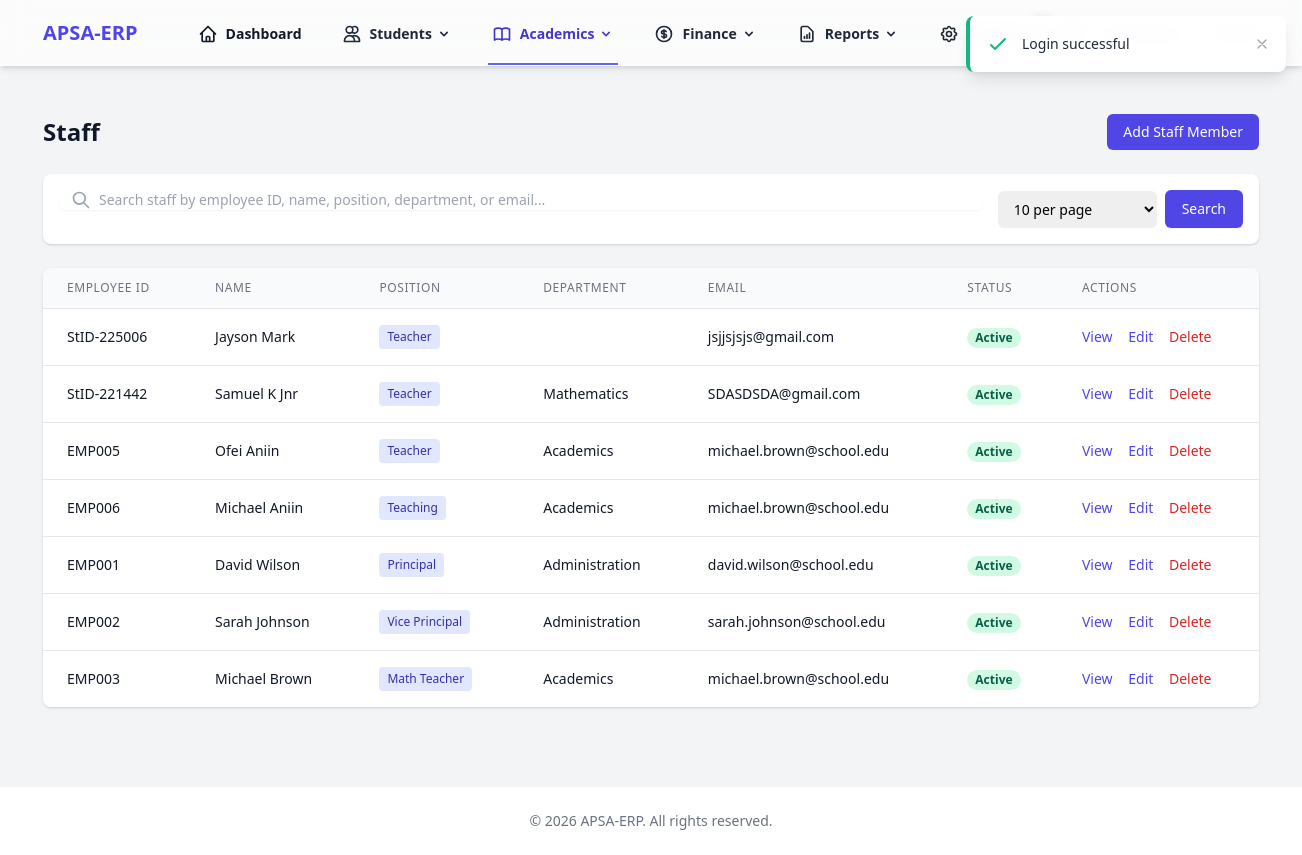
/staff (signed in), run on an earlier commit of the app's database.
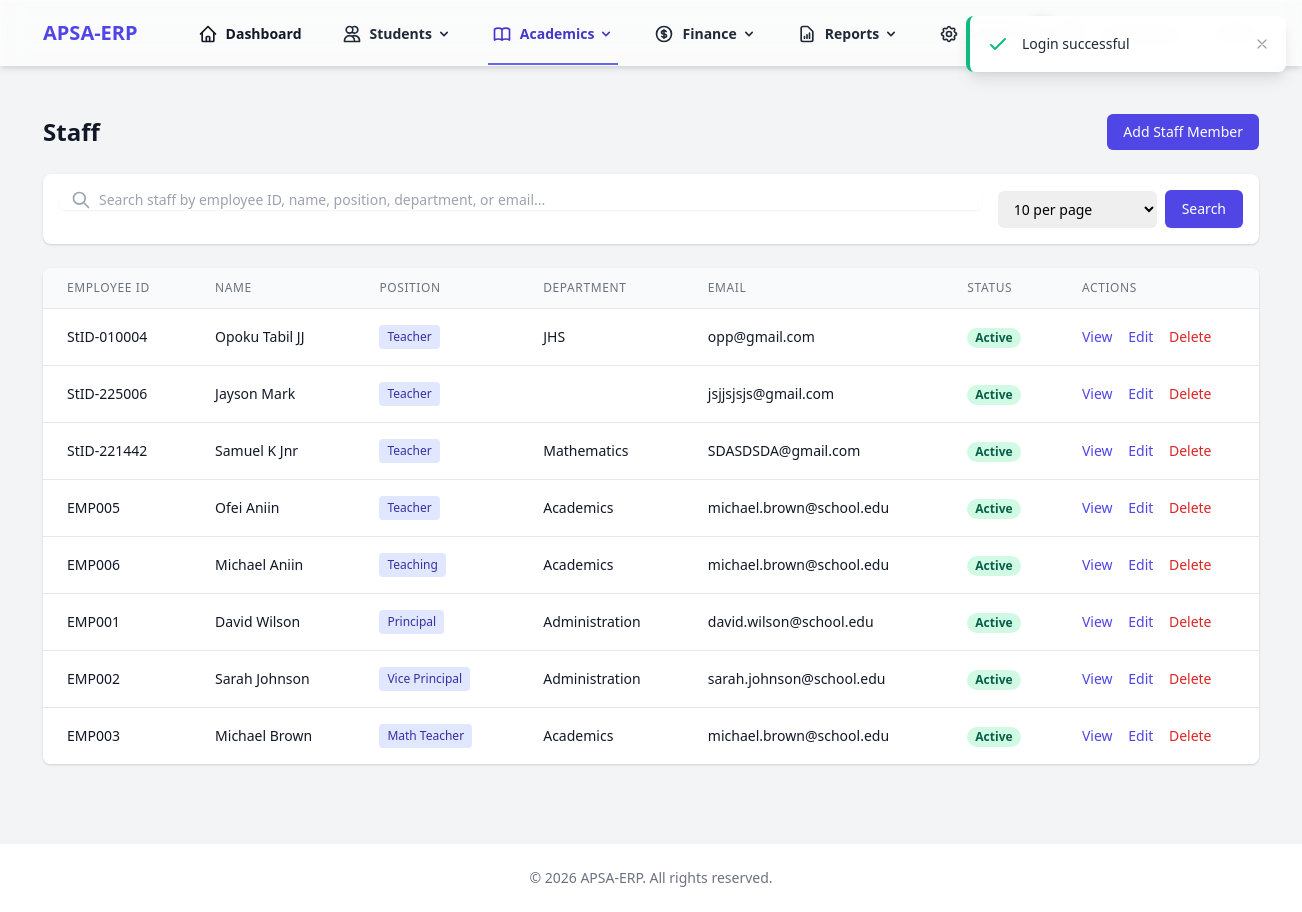
And on a later commit of the database.
### tables this page shows
CREATE TABLE `staff` (
  `id` int NOT NULL AUTO_INCREMENT,
  `user_id` int DEFAULT NULL,
  `employee_id` varchar(20) NOT NULL,
  `first_name` varchar(50) NOT NULL,
  `last_name` varchar(50) NOT NULL,
  `position` varchar(100) DEFAULT NULL,
  `department` varchar(100) DEFAULT NULL,
  `email` varchar(100) DEFAULT NULL,
  `phone` varchar(20) DEFAULT NULL,
  `hire_date` date DEFAULT NULL,
  `salary` decimal(10,2) DEFAULT NULL,
  `status` enum('active','inactive') DEFAULT 'active',
  `subject_id` int DEFAULT NULL,
  `created_at` timestamp NULL DEFAULT CURRENT_TIMESTAMP,
  `updated_at` timestamp NULL DEFAULT CURRENT_TIMESTAMP ON UPDATE CURRENT_TIMESTAMP,
  PRIMARY KEY (`id`),
  UNIQUE KEY `employee_id` (`employee_id`),
  KEY `user_id` (`user_id`),
  KEY `fk_staff_subject` (`subject_id`)
);

### app/Core/Controller.php (called while the page is built, shortened)
<?php
class Controller
{
    protected function view($view, $data = [])
    {
        extract($data);
        require_once RESOURCES_PATH . "/views/{$view}.php";
    }
}

### app/Controllers/StaffController.php (called while the page is built, shortened)
<?php
class StaffController extends Controller
{
    public function index()
    {
        $search = $this->get('search', '');
        $page = (int) $this->get('page', 1);
        $perPage = (int) $this->get('per_page', 10);
        $staffModel = new Staff();
        $result = $staffModel->getAllWithUserPaginated($search, $page, $perPage);
        $this->view('staff/index', [
            'staff' => $result['data'],
            'pagination' => $result['pagination'],
            'search' => $search,
            'perPage' => $perPage
        ]);
    }
}

### app/Core/Application.php (called while the page is built, shortened)
<?php
class Application
{
    protected $router;
    public function __construct()
    {
        $this->router = new Router();
    }
    public function run()
    {
        $uri = $_SERVER['REQUEST_URI'] ?? '/';
        if (strlen($uri) > 1) {
            $uri = rtrim($uri, '/');
        }
        $this->router->route($uri);
    }
}

### public/index.php (called while the page is built, shortened)
<?php
$app = new App\Core\Application();
$app->run();

### app/Core/Database.php (called while the page is built, shortened)
<?php
class Database
{
    private $host;
    private $dbname;
    private $username;
    private $password;
    private $charset;
    private $pdo;
    public function __construct()
    {
        $this->host = DB_HOST;
        $this->dbname = DB_NAME;
        $this->username = DB_USER;
        $this->password = DB_PASS;
        $this->charset = DB_CHARSET;
    }
    private function connect()
    {
        try {
            $dsn = "mysql:host={$this->host};dbname={$this->dbname};charset={$this->charset}";
            $options = [
                \PDO::ATTR_ERRMODE => \PDO::ERRMODE_EXCEPTION,
                \PDO::ATTR_DEFAULT_FETCH_MODE => \PDO::FETCH_ASSOC,
                \PDO::ATTR_EMULATE_PREPARES => false,
            ];
            $this->pdo = new \PDO($dsn, $this->username, $this->password, $options);
        } catch (\PDOException $e) {
            throw new \Exception("Database connection failed: " . $e->getMessage());
        }
    }
    public function query($sql, $params = [])
    {
        try {
            $stmt = $this->pdo->prepare($sql);
            $stmt->execute($params);
            return $stmt;
        } catch (\PDOException $e) {
            throw new \Exception("Query failed: " . $e->getMessage());
        }
    }
    public function fetchAll($sql, $params = [])
    {
        $stmt = $this->query($sql, $params);
        return $stmt->fetchAll();
    }
}

### app/Models/Staff.php (called while the page is built, shortened)
<?php
class Staff extends Model
{
    protected $table = 'staff';
    public function getAllWithUserPaginated($search = '', $page = 1, $perPage = 10)
    {
        $offset = ($page - 1) * $perPage;
        $searchCondition = '';
        $countParams = [];
        $dataParams = [];
        $countSql = "SELECT COUNT(*) as total
                     FROM {$this->table} s
                     LEFT JOIN users u ON s.user_id = u.id
                     {$searchCondition}";
        $totalCount = $this->db->fetchOne($countSql, $countParams);
        $total = $totalCount ? (int)$totalCount['total'] : 0;
        $sql = "SELECT s.*, u.username
                FROM {$this->table} s
                LEFT JOIN users u ON s.user_id = u.id
                {$searchCondition}
                ORDER BY s.created_at DESC
                LIMIT ? OFFSET ?";
        $dataParams[] = (int)$perPage;
        $dataParams[] = (int)$offset;
        $data = $this->db->fetchAll($sql, $dataParams);
        return [
            'data' => $data,
            'pagination' => [
                'current_page' => (int)$page,
                'per_page' => (int)$perPage,
                'total' => $total,
                'total_pages' => $total > 0 ? (int)ceil($total / $perPage) : 1
            ]
        ];
    }
}

### app/Core/Model.php (called while the page is built, shortened)
<?php
class Model
{
    public function __construct()
    {
        $this->db = new Database();
    }
}

### resources/views/staff/index.php (the view, shortened to what the changed rows need)
<div class="max-w-7xl mx-auto py-6 sm:px-6 lg:px-8">
    <div class="px-4 py-6 sm:px-0">
        <div class="flex justify-between items-center mb-6">
            <h1 class="text-2xl font-semibold text-gray-900">Staff</h1>
        </div>
        <div class="bg-white shadow overflow-hidden sm:rounded-lg">
            <div class="overflow-x-auto">
                <table class="min-w-full divide-y divide-gray-200">
                    <thead class="bg-gray-50">
                        <tr>
                            <th scope="col" class="px-6 py-3 text-left text-xs font-medium text-gray-500 uppercase tracking-wider">
                                Employee ID
                            </th>
                            <th scope="col" class="px-6 py-3 text-left text-xs font-medium text-gray-500 uppercase tracking-wider">
                                Name
                            </th>
                            <th scope="col" class="px-6 py-3 text-left text-xs font-medium text-gray-500 uppercase tracking-wider">
                                Position
                            </th>
                            <th scope="col" class="px-6 py-3 text-left text-xs font-medium text-gray-500 uppercase tracking-wider">
                                Department
                            </th>
                            <th scope="col" class="px-6 py-3 text-left text-xs font-medium text-gray-500 uppercase tracking-wider">
                                Email
                            </th>
                            <th scope="col" class="px-6 py-3 text-left text-xs font-medium text-gray-500 uppercase tracking-wider">
                                Status
                            </th>
                            <th scope="col" class="px-6 py-3 text-left text-xs font-medium text-gray-500 uppercase tracking-wider">
                                Actions
                            </th>
                        </tr>
                    </thead>
                    <tbody class="bg-white divide-y divide-gray-200">
                        <?php if (empty($staff)): ?>
                            <tr>
                                <td colspan="7" class="px-6 py-4 text-center text-sm text-gray-500">
                                    No staff members found.
                                </td>
                            </tr>
                        <?php else: ?>
                            <?php foreach ($staff as $member): ?>
                                <tr>
                                    <td class="px-6 py-4 whitespace-nowrap text-sm text-gray-900">
                                        <?= htmlspecialchars($member['employee_id']) ?>
                                    </td>
                                    <td class="px-6 py-4 whitespace-nowrap text-sm text-gray-900">
                                        <?= htmlspecialchars($member['first_name'] . ' ' . $member['last_name']) ?>
                                    </td>
                                    <td class="px-6 py-4 whitespace-nowrap text-sm text-gray-900">
                                        <?php if (!empty($member['position'])): ?>
                                            <?php
                                            $positions = explode(',', $member['position']);
                                            foreach ($positions as $position): ?>
                                                <span class="inline-block bg-indigo-100 text-indigo-800 text-xs px-2 py-1 rounded mr-1">
                                                    <?= htmlspecialchars(trim($position)) ?>
                                                </span>
                                            <?php endforeach; ?>
                                        <?php else: ?>
                                            <span class="text-gray-500">N/A</span>
                                        <?php endif; ?>
                                    </td>
                                    <td class="px-6 py-4 whitespace-nowrap text-sm text-gray-900">
                                        <?= htmlspecialchars($member['department'] ?? 'N/A') ?>
                                    </td>
                                    <td class="px-6 py-4 whitespace-nowrap text-sm text-gray-900">
                                        <?= htmlspecialchars($member['email'] ?? 'N/A') ?>
                                    </td>
                                    <td class="px-6 py-4 whitespace-nowrap text-sm text-gray-900">
                                        <span class="px-2 inline-flex text-xs leading-5 font-semibold rounded-full
                                            <?= $member['status'] === 'active' ? 'bg-green-100 text-green-800' : 'bg-red-100 text-red-800' ?>">
                                            <?= htmlspecialchars(ucfirst($member['status'])) ?>
                                        </span>
                                    </td>
                                    <td class="px-6 py-4 whitespace-nowrap text-sm font-medium">
                                        <button data-staff-id="<?= $member['id'] ?>" class="view-staff-btn text-indigo-600 hover:text-indigo-900 mr-3">
                                            View
                                        </button>
                                        <button data-staff-id="<?= $member['id'] ?>" class="edit-staff-btn text-indigo-600 hover:text-indigo-900 mr-3">
                                            Edit
                                        </button>
                                        <a href="/staff/<?= $member['id'] ?>/delete" class="text-red-600 hover:text-red-900"
                                           onclick="return confirm('Are you sure you want to delete this staff member?')">
                                            Delete
                                        </a>
                                    </td>
                                </tr>
                            <?php endforeach; ?>
                        <?php endif; ?>
                    </tbody>
                </table>
            </div>
        </div>
    </div>
</div>
<?php
include RESOURCES_PATH . '/layouts/app.php';
?>

What changed in the data, as far as the page shows it:
added staff: employee "StID-010004", first_name+last_name "Opoku Tabil JJ", position "Teacher", department "JHS", email "opp@gmail.com", status "Active"
